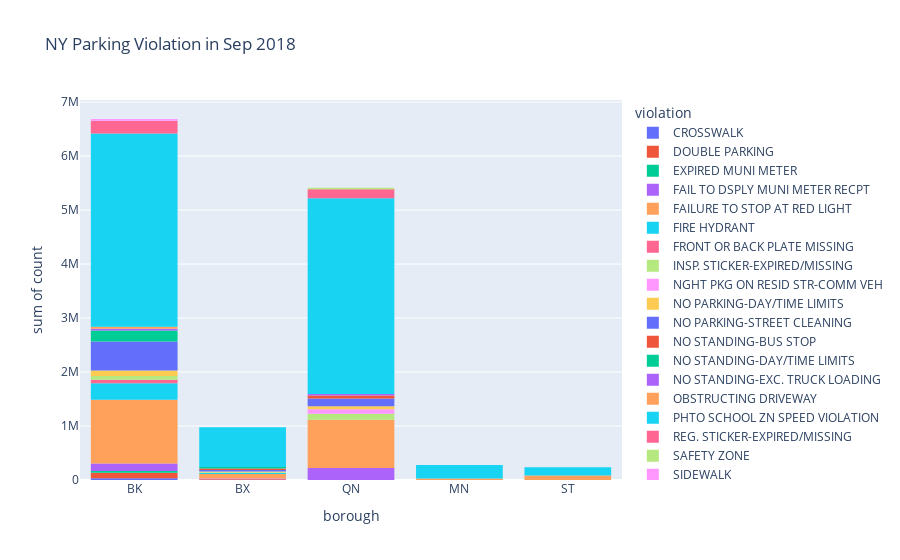

Source (notebook cell):
### Code cell
px.histogram(violation_counts, 
                 x='borough', 
                 y='count', 
                 color='violation', 
                 title='NY Parking Violation in Sep 2018')

### Figure 1 — Plotly figure (JSON) as saved in the notebook; plotly's stock layout.template omitted (floating-point values rounded to 4 significant figures)
{"data": [{"alignmentgroup": "True", "bingroup": "x", "histfunc": "sum", "hovertemplate": "violation=CROSSWALK<br>borough=%{x}<br>sum of count=%{y}<extra></extra>", "legendgroup": "CROSSWALK", "marker": {"color": "#636efa", "pattern": {"shape": ""}}, "name": "CROSSWALK", "offsetgroup": "CROSSWALK", "orientation": "v", "showlegend": true, "type": "histogram", "x": ["BK"], "xaxis": "x", "y": [33774], "yaxis": "y"}, {"alignmentgroup": "True", "bingroup": "x", "histfunc": "sum", "hovertemplate": "violation=DOUBLE PARKING<br>borough=%{x}<br>sum of count=%{y}<extra></extra>", "legendgroup": "DOUBLE PARKING", "marker": {"color": "#EF553B", "pattern": {"shape": ""}}, "name": "DOUBLE PARKING", "offsetgroup": "DOUBLE PARKING", "orientation": "v", "showlegend": true, "type": "histogram", "x": ["BK", "BX"], "xaxis": "x", "y": [101322, 14182], "yaxis": "y"}, {"alignmentgroup": "True", "bingroup": "x", "histfunc": "sum", "hovertemplate": "violation=EXPIRED MUNI METER<br>borough=%{x}<br>sum of count=%{y}<extra></extra>", "legendgroup": "EXPIRED MUNI METER", "marker": {"color": "#00cc96", "pattern": {"shape": ""}}, "name": "EXPIRED MUNI METER", "offsetgroup": "EXPIRED MUNI METER", "orientation": "v", "showlegend": true, "type": "histogram", "x": ["BK"], "xaxis": "x", "y": [33774], "yaxis": "y"}, {"alignmentgroup": "True", "bingroup": "x", "histfunc": "sum", "hovertemplate": "violation=FAIL TO DSPLY MUNI METER RECPT<br>borough=%{x}<br>sum of count=%{y}<extra></extra>", "legendgroup": "FAIL TO DSPLY MUNI METER RECPT", "marker": {"color": "#ab63fa", "pattern": {"shape": ""}}, "name": "FAIL TO DSPLY MUNI METER RECPT", "offsetgroup": "FAIL TO DSPLY MUNI METER RECPT", "orientation": "v", "showlegend": true, "type": "histogram", "x": ["BK", "BX", "QN"], "xaxis": "x", "y": [135096, 14182, 223336], "yaxis": "y"}, {"alignmentgroup": "True", "bingroup": "x", "histfunc": "sum", "hovertemplate": "violation=FAILURE TO STOP AT RED LIGHT<br>borough=%{x}<br>sum of count=%{y}<extra></extra>", "legendgroup": "FAILURE TO STOP AT RED LIGHT", "marker": {"color": "#FFA15A", "pattern": {"shape": ""}}, "name": "FAILURE TO STOP AT RED LIGHT", "offsetgroup": "FAILURE TO STOP AT RED LIGHT", "orientation": "v", "showlegend": true, "type": "histogram", "x": ["BK", "BX", "MN", "QN", "ST"], "xaxis": "x", "y": [1182090, 85092, 26522, 893344, 82752], "yaxis": "y"}, {"alignmentgroup": "True", "bingroup": "x", "histfunc": "sum", "hovertemplate": "violation=FIRE HYDRANT<br>borough=%{x}<br>sum of count=%{y}<extra></extra>", "legendgroup": "FIRE HYDRANT", "marker": {"color": "#19d3f3", "pattern": {"shape": ""}}, "name": "FIRE HYDRANT", "offsetgroup": "FIRE HYDRANT", "orientation": "v", "showlegend": true, "type": "histogram", "x": ["BK", "BX"], "xaxis": "x", "y": [303966, 14182], "yaxis": "y"}, {"alignmentgroup": "True", "bingroup": "x", "histfunc": "sum", "hovertemplate": "violation=FRONT OR BACK PLATE MISSING<br>borough=%{x}<br>sum of count=%{y}<extra></extra>", "legendgroup": "FRONT OR BACK PLATE MISSING", "marker": {"color": "#FF6692", "pattern": {"shape": ""}}, "name": "FRONT OR BACK PLATE MISSING", "offsetgroup": "FRONT OR BACK PLATE MISSING", "orientation": "v", "showlegend": true, "type": "histogram", "x": ["BK"], "xaxis": "x", "y": [67548], "yaxis": "y"}, {"alignmentgroup": "True", "bingroup": "x", "histfunc": "sum", "hovertemplate": "violation=INSP. STICKER-EXPIRED/MISSING<br>borough=%{x}<br>sum of count=%{y}<extra></extra>", "legendgroup": "INSP. STICKER-EXPIRED/MISSING", "marker": {"color": "#B6E880", "pattern": {"shape": ""}}, "name": "INSP. STICKER-EXPIRED/MISSING", "offsetgroup": "INSP. STICKER-EXPIRED/MISSING", "orientation": "v", "showlegend": true, "type": "histogram", "x": ["BK", "BX", "QN"], "xaxis": "x", "y": [67548, 14182, 111668], "yaxis": "y"}, {"alignmentgroup": "True", "bingroup": "x", "histfunc": "sum", "hovertemplate": "violation=NGHT PKG ON RESID STR-COMM VEH<br>borough=%{x}<br>sum of count=%{y}<extra></extra>", "legendgroup": "NGHT PKG ON RESID STR-COMM VEH", "marker": {"color": "#FF97FF", "pattern": {"shape": ""}}, "name": "NGHT PKG ON RESID STR-COMM VEH", "offsetgroup": "NGHT PKG ON RESID STR-COMM VEH", "orientation": "v", "showlegend": true, "type": "histogram", "x": ["QN"], "xaxis": "x", "y": [83751], "yaxis": "y"}, {"alignmentgroup": "True", "bingroup": "x", "histfunc": "sum", "hovertemplate": "violation=NO PARKING-DAY/TIME LIMITS<br>borough=%{x}<br>sum of count=%{y}<extra></extra>", "legendgroup": "NO PARKING-DAY/TIME LIMITS", "marker": {"color": "#FECB52", "pattern": {"shape": ""}}, "name": "NO PARKING-DAY/TIME LIMITS", "offsetgroup": "NO PARKING-DAY/TIME LIMITS", "orientation": "v", "showlegend": true, "type": "histogram", "x": ["BK", "BX", "QN"], "xaxis": "x", "y": [101322, 14182, 55834], "yaxis": "y"}, {"alignmentgroup": "True", "bingroup": "x", "histfunc": "sum", "hovertemplate": "violation=NO PARKING-STREET CLEANING<br>borough=%{x}<br>sum of count=%{y}<extra></extra>", "legendgroup": "NO PARKING-STREET CLEANING", "marker": {"color": "#636efa", "pattern": {"shape": ""}}, "name": "NO PARKING-STREET CLEANING", "offsetgroup": "NO PARKING-STREET CLEANING", "orientation": "v", "showlegend": true, "type": "histogram", "x": ["BK", "BX", "QN"], "xaxis": "x", "y": [540384, 28364, 139585], "yaxis": "y"}, {"alignmentgroup": "True", "bingroup": "x", "histfunc": "sum", "hovertemplate": "violation=NO STANDING-BUS STOP<br>borough=%{x}<br>sum of count=%{y}<extra></extra>", "legendgroup": "NO STANDING-BUS STOP", "marker": {"color": "#EF553B", "pattern": {"shape": ""}}, "name": "NO STANDING-BUS STOP", "offsetgroup": "NO STANDING-BUS STOP", "orientation": "v", "showlegend": true, "type": "histogram", "x": ["BX", "QN"], "xaxis": "x", "y": [28364, 55834], "yaxis": "y"}, {"alignmentgroup": "True", "bingroup": "x", "histfunc": "sum", "hovertemplate": "violation=NO STANDING-DAY/TIME LIMITS<br>borough=%{x}<br>sum of count=%{y}<extra></extra>", "legendgroup": "NO STANDING-DAY/TIME LIMITS", "marker": {"color": "#00cc96", "pattern": {"shape": ""}}, "name": "NO STANDING-DAY/TIME LIMITS", "offsetgroup": "NO STANDING-DAY/TIME LIMITS", "orientation": "v", "showlegend": true, "type": "histogram", "x": ["BK", "BX"], "xaxis": "x", "y": [202644, 28364], "yaxis": "y"}, {"alignmentgroup": "True", "bingroup": "x", "histfunc": "sum", "hovertemplate": "violation=NO STANDING-EXC. TRUCK LOADING<br>borough=%{x}<br>sum of count=%{y}<extra></extra>", "legendgroup": "NO STANDING-EXC. TRUCK LOADING", "marker": {"color": "#ab63fa", "pattern": {"shape": ""}}, "name": "NO STANDING-EXC. TRUCK LOADING", "offsetgroup": "NO STANDING-EXC. TRUCK LOADING", "orientation": "v", "showlegend": true, "type": "histogram", "x": ["BK", "QN"], "xaxis": "x", "y": [33774, 27917], "yaxis": "y"}, {"alignmentgroup": "True", "bingroup": "x", "histfunc": "sum", "hovertemplate": "violation=OBSTRUCTING DRIVEWAY<br>borough=%{x}<br>sum of count=%{y}<extra></extra>", "legendgroup": "OBSTRUCTING DRIVEWAY", "marker": {"color": "#FFA15A", "pattern": {"shape": ""}}, "name": "OBSTRUCTING DRIVEWAY", "offsetgroup": "OBSTRUCTING DRIVEWAY", "orientation": "v", "showlegend": true, "type": "histogram", "x": ["BK"], "xaxis": "x", "y": [33774], "yaxis": "y"}, {"alignmentgroup": "True", "bingroup": "x", "histfunc": "sum", "hovertemplate": "violation=PHTO SCHOOL ZN SPEED VIOLATION<br>borough=%{x}<br>sum of count=%{y}<extra></extra>", "legendgroup": "PHTO SCHOOL ZN SPEED VIOLATION", "marker": {"color": "#19d3f3", "pattern": {"shape": ""}}, "name": "PHTO SCHOOL ZN SPEED VIOLATION", "offsetgroup": "PHTO SCHOOL ZN SPEED VIOLATION", "orientation": "v", "showlegend": true, "type": "histogram", "x": ["BK", "BX", "MN", "QN", "ST"], "xaxis": "x", "y": [3580044, 737464, 251959, 3629210, 151712], "yaxis": "y"}, {"alignmentgroup": "True", "bingroup": "x", "histfunc": "sum", "hovertemplate": "violation=REG. STICKER-EXPIRED/MISSING<br>borough=%{x}<br>sum of count=%{y}<extra></extra>", "legendgroup": "REG. STICKER-EXPIRED/MISSING", "marker": {"color": "#FF6692", "pattern": {"shape": ""}}, "name": "REG. STICKER-EXPIRED/MISSING", "offsetgroup": "REG. STICKER-EXPIRED/MISSING", "orientation": "v", "showlegend": true, "type": "histogram", "x": ["BK", "QN"], "xaxis": "x", "y": [236418, 167502], "yaxis": "y"}, {"alignmentgroup": "True", "bingroup": "x", "histfunc": "sum", "hovertemplate": "violation=SAFETY ZONE<br>borough=%{x}<br>sum of count=%{y}<extra></extra>", "legendgroup": "SAFETY ZONE", "marker": {"color": "#B6E880", "pattern": {"shape": ""}}, "name": "SAFETY ZONE", "offsetgroup": "SAFETY ZONE", "orientation": "v", "showlegend": true, "type": "histogram", "x": ["QN"], "xaxis": "x", "y": [27917], "yaxis": "y"}, {"alignmentgroup": "True", "bingroup": "x", "histfunc": "sum", "hovertemplate": "violation=SIDEWALK<br>borough=%{x}<br>sum of count=%{y}<extra></extra>", "legendgroup": "SIDEWALK", "marker": {"color": "#FF97FF", "pattern": {"shape": ""}}, "name": "SIDEWALK", "offsetgroup": "SIDEWALK", "orientation": "v", "showlegend": true, "type": "histogram", "x": ["BK"], "xaxis": "x", "y": [33774], "yaxis": "y"}], "layout": {"barmode": "relative", "legend": {"title": {"text": "violation"}, "tracegroupgap": 0}, "title": {"text": "NY Parking Violation in Sep 2018"}, "xaxis": {"anchor": "y", "domain": [0, 1], "title": {"text": "borough"}}, "yaxis": {"anchor": "x", "domain": [0, 1], "title": {"text": "sum of count"}}}}
